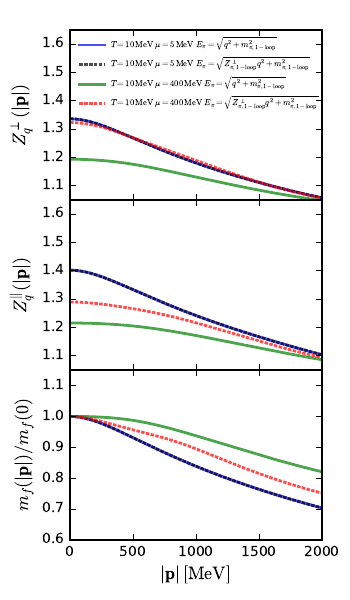

Recreate this plot in Python.
#!/usr/bin/env python
# -*- coding: utf-8 -*-
# sphinx_gallery_thumbnail_number = 3

import matplotlib.pyplot as plt
import numpy as np
from matplotlib.ticker import NullFormatter  # useful for `logit` scale
import matplotlib.ticker as ticker
import matplotlib as mpl
from scipy.interpolate import make_interp_spline
from matplotlib.ticker import FuncFormatter
from mpl_toolkits import mplot3d
from mpl_toolkits.mplot3d import Axes3D 
import matplotlib.cm as cm 
from matplotlib.font_manager import FontProperties
import pylab as pl

mpl.style.use('classic')
# Data for plotting
ZsT10mu5_norm=np.loadtxt('./Sigma_normal/T10mu5/Zqs.dat')
ZsT10mu5_moat=np.loadtxt('./Sigma_moat/T10mu5/Zqs.dat')
ZsT10mu400_norm=np.loadtxt('./Sigma_normal/T10mu400/Zqs.dat')
ZsT10mu400_moat=np.loadtxt('./Sigma_moat/T10mu400/Zqs.dat')

Z0T10mu5_norm=np.loadtxt('./Sigma_normal/T10mu5/Zq0.dat')
Z0T10mu5_moat=np.loadtxt('./Sigma_moat/T10mu5/Zq0.dat')
Z0T10mu400_norm=np.loadtxt('./Sigma_normal/T10mu400/Zq0.dat')
Z0T10mu400_moat=np.loadtxt('./Sigma_moat/T10mu400/Zq0.dat')

mfT10mu5_norm=np.loadtxt('./Sigma_normal/T10mu5/mf.dat')
mfT10mu5_moat=np.loadtxt('./Sigma_moat/T10mu5/mf.dat')
mfT10mu400_norm=np.loadtxt('./Sigma_normal/T10mu400/mf.dat')
mfT10mu400_moat=np.loadtxt('./Sigma_moat/T10mu400/mf.dat')

ps=np.arange(1, 2000, 10)
#print(mu)
# Create figure
fig=plt.figure(figsize=(3.5, 6.))
#fig=plt.figure()
ax1=fig.add_subplot(311)
ax1.plot(ps, ZsT10mu5_norm,color='b',linewidth=2.,alpha=0.7,label=r'$T=10\,\mathrm{MeV}\,\,\mu=5\,\mathrm{MeV}\,\,E_\pi=\sqrt{q^2+m^2_{\pi,\mathrm{1-loop}}}$') 
ax1.plot(ps, ZsT10mu5_moat,color='k',linewidth=2.,dashes=(2.5,1.),alpha=0.7,label=r'$T=10\,\mathrm{MeV}\,\,\mu=5\,\mathrm{MeV}\,\,E_\pi=\sqrt{Z^{\perp}_{\pi,\mathrm{1-loop}}q^2+m^2_{\pi,\mathrm{1-loop}}}$') 
ax1.plot(ps, ZsT10mu400_norm,color='g',linewidth=2.,alpha=0.7,label=r'$T=10\,\mathrm{MeV}\,\,\mu=400\,\mathrm{MeV}\,\,E_\pi=\sqrt{q^2+m^2_{\pi,\mathrm{1-loop}}}$') 
ax1.plot(ps, ZsT10mu400_moat,color='r',linewidth=2.,dashes=(2.5,1.),alpha=0.7,label=r'$T=10\,\mathrm{MeV}\,\,\mu=400\,\mathrm{MeV}\,\,E_\pi=\sqrt{Z^{\perp}_{\pi,\mathrm{1-loop}}q^2+m^2_{\pi,\mathrm{1-loop}}}$') 
#ax1.plot([0,600], [1,1],alpha=0.8,dashes=(0.5,0.5)) 
ax1.set_ylabel(r'$Z^\perp_q(|\mathbf{p}|)$', fontsize=13, color='black')
#ax1.set_xlabel(r'$|\mathbf{p}|\,[\mathrm{MeV}]$', fontsize=13, color='black')
ax1.legend(loc=(0.02,0.5),fontsize='6.1',frameon=False,shadow=False,handlelength=3.,borderpad=0.5,borderaxespad=1,numpoints=1,scatterpoints=1)
ax1.axis([0,2000,1.05,1.65])

for label in ax1.xaxis.get_ticklabels():
    label.set_fontsize(10)
for label in ax1.yaxis.get_ticklabels():
    label.set_fontsize(10)
ax1.set_xticklabels([])
###################################################
ax2=fig.add_subplot(312)
ax2.plot(ps, Z0T10mu5_norm,color='b',linewidth=2.,alpha=0.7) 
ax2.plot(ps, Z0T10mu5_moat,color='k',linewidth=2.,dashes=(2.5,1.),alpha=0.7) 
ax2.plot(ps, Z0T10mu400_norm,color='g',linewidth=2.,alpha=0.7) 
ax2.plot(ps, Z0T10mu400_moat,color='r',linewidth=2.,dashes=(2.5,1.),alpha=0.7) 
ax2.set_ylabel(r'$Z^\|_q(|\mathbf{p}|)$', fontsize=13, color='black')
#ax2.set_xlabel(r'$|\mathbf{p}|\,[\mathrm{MeV}]$', fontsize=13, color='black')
ax2.axis([0,2000,1.05,1.65])

for label in ax2.xaxis.get_ticklabels():
    label.set_fontsize(10)
for label in ax2.yaxis.get_ticklabels():
    label.set_fontsize(10)
ax2.set_xticklabels([])
###################################################
ax3=fig.add_subplot(313)
ax3.plot(ps, mfT10mu5_norm/mfT10mu5_norm[0],color='b',linewidth=2.,alpha=0.7) 
ax3.plot(ps, mfT10mu5_moat/mfT10mu5_moat[0],color='k',linewidth=2.,dashes=(2.5,1.),alpha=0.7) 
ax3.plot(ps, mfT10mu400_norm/mfT10mu400_norm[0],color='g',linewidth=2.,alpha=0.7) 
ax3.plot(ps, mfT10mu400_moat/mfT10mu400_moat[0],color='r',linewidth=2.,dashes=(2.5,1.),alpha=0.7) 
ax3.set_ylabel(r'$m_f(|\mathbf{p}|)/m_f(0)$', fontsize=13, color='black')
ax3.set_xlabel(r'$|\mathbf{p}|\,[\mathrm{MeV}]$', fontsize=13, color='black')
ax3.axis([0,2000,0.6,1.15])

for label in ax3.xaxis.get_ticklabels():
    label.set_fontsize(10)
for label in ax3.yaxis.get_ticklabels():
    label.set_fontsize(10)

fig.subplots_adjust(top=0.95, bottom=0.1, left=0.2, right=0.92, hspace=0.,wspace=0.2)

fig.savefig("./Zpsi_3parts.pdf")


